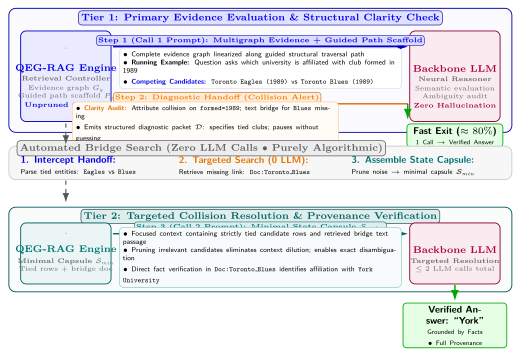

This chart was generated by the following Python code:
import subprocess

latex_content = r"""\documentclass[tikz,border=2mm]{standalone}
\usepackage{tikz}
\usetikzlibrary{arrows.meta,positioning,shapes.geometric,fit,backgrounds,calc}
\usepackage{lmodern}

\begin{document}
\begin{tikzpicture}[
  >=Latex,
  font=\sffamily\scriptsize,
  % Panels
  tier_panel/.style={draw=#1!65!black, fill=#1!2!white, rounded corners=5pt, line width=0.65pt},
  title_badge/.style={fill=#1!12, draw=#1!60!black, line width=0.45pt, rounded corners=2.5pt, font=\bfseries\scriptsize, text=#1!95!black, inner sep=2pt},
  % Actor cards
  actor_card/.style={draw=#1!75!black, fill=#1!8, rounded corners=4pt, line width=0.65pt, inner sep=2.5pt},
  % Message capsules
  packet_box/.style={draw=gray!30, fill=white, rounded corners=3pt, line width=0.45pt, inner sep=2.5pt},
  msg_label/.style={fill=#1!14, draw=#1!75!black, line width=0.4pt, rounded corners=2pt, inner sep=1.2pt, font=\bfseries\tiny, text=#1!95!black},
  % Exits
  exit_box/.style={draw=green!65!black, fill=green!10, rounded corners=2.5pt, line width=0.6pt, inner sep=2pt, align=center},
  % Arrows
  fwd_arrow/.style={->, line width=1.0pt, draw=blue!75!black},
  ret_arrow/.style={->, line width=1.0pt, draw=orange!85!black},
  succ_arrow/.style={->, line width=1.05pt, draw=green!65!black},
  step_arrow/.style={->, line width=0.8pt, draw=gray!65!black, dashed}
]

% ==========================================================
% ICON MACROS
% ==========================================================

% Brain Icon (x, y, scale, color)
\def\drawbrain#1#2#3#4{
  \begin{scope}[shift={(#1)}, scale=#3]
    % Left hemisphere
    \draw[fill=#4!18, draw=#4!85!black, line width=0.7pt]
      (0, 0.72) 
      .. controls (-0.35, 0.82) and (-0.72, 0.62) .. (-0.72, 0.28)
      .. controls (-0.92, 0.12) and (-0.92, -0.22) .. (-0.68, -0.34)
      .. controls (-0.76, -0.58) and (-0.52, -0.78) .. (-0.28, -0.68)
      .. controls (-0.18, -0.82) and (-0.05, -0.68) .. (0, -0.58)
      -- cycle;
    % Right hemisphere
    \draw[fill=#4!18, draw=#4!85!black, line width=0.7pt]
      (0, 0.72) 
      .. controls (0.35, 0.82) and (0.72, 0.62) .. (0.72, 0.28)
      .. controls (0.92, 0.12) and (0.92, -0.22) .. (0.68, -0.34)
      .. controls (0.76, -0.58) and (0.52, -0.78) .. (0.28, -0.68)
      .. controls (0.18, -0.82) and (0.05, -0.68) .. (0, -0.58)
      -- cycle;
    % Midline
    \draw[#4!85!black, line width=0.7pt] (0, 0.70) -- (0, -0.56);
    % Neural nodes & synapses (Left)
    \fill[#4!85!black] (-0.32, 0.36) circle (1.1pt);
    \fill[#4!85!black] (-0.50, 0.02) circle (1.1pt);
    \fill[#4!85!black] (-0.22, -0.12) circle (1.1pt);
    \fill[#4!85!black] (-0.38, -0.42) circle (1.1pt);
    \draw[#4!65!black, line width=0.4pt] (-0.32, 0.36) -- (-0.50, 0.02) -- (-0.22, -0.12) -- (-0.38, -0.42);
    \draw[#4!65!black, line width=0.4pt] (-0.32, 0.36) -- (-0.22, -0.12);
    % Neural nodes & synapses (Right)
    \fill[#4!85!black] (0.32, 0.36) circle (1.1pt);
    \fill[#4!85!black] (0.50, 0.02) circle (1.1pt);
    \fill[#4!85!black] (0.22, -0.12) circle (1.1pt);
    \fill[#4!85!black] (0.38, -0.42) circle (1.1pt);
    \draw[#4!65!black, line width=0.4pt] (0.32, 0.36) -- (0.50, 0.02) -- (0.22, -0.12) -- (0.38, -0.42);
    \draw[#4!65!black, line width=0.4pt] (0.32, 0.36) -- (0.22, -0.12);
    % Synaptic bridge
    \draw[#4!60!black, line width=0.4pt, dashed] (-0.22, -0.12) -- (0.22, -0.12);
  \end{scope}
}

% Graph/System Icon Macro (x, y, scale, color)
\def\drawkgicon#1#2#3#4{
  \begin{scope}[shift={(#1)}, scale=#3]
    \draw[fill=#4!18, draw=#4!85!black, rounded corners=2pt, line width=0.65pt] (-0.65,-0.55) rectangle (0.65,0.55);
    \fill[orange!90!black] (-0.35, 0.22) circle (1.4pt);
    \fill[blue!90!black] (0.35, 0.22) circle (1.4pt);
    \fill[green!80!black] (0, -0.28) circle (1.4pt);
    \draw[gray!75!black, line width=0.45pt] (-0.35, 0.22) -- (0.35, 0.22) -- (0, -0.28) -- cycle;
  \end{scope}
}

% ==========================================================
% GEOMETRY SETUP
% Total width: 12.8cm, Center: 6.4cm
% Actor 1 (Left): X = 1.45cm (width = 2.3cm)
% Actor 2 (Right): X = 11.35cm (width = 2.3cm)
% Center Interaction Area: X = 2.7cm to 10.1cm (width = 7.4cm)
% ==========================================================

% ==========================================================
% TIER 1 PANEL: INITIAL REASONING & CLARITY AUDIT
% Y Center: 3.3cm, Height: 3.15cm (Top: 4.875cm, Bottom: 1.725cm)
% ==========================================================
\node[tier_panel=blue, minimum width=12.8cm, minimum height=3.15cm] (p1) at (6.4, 3.3) {};
\node[title_badge=blue, anchor=north] at (6.4, 4.82) {Tier 1: Primary Evidence Evaluation \& Structural Clarity Check};

% Left Actor (QEG-RAG)
\node[actor_card=blue, minimum width=2.3cm, minimum height=2.3cm] (qeg1) at (1.45, 3.15) {};
\drawkgicon{1.45, 3.8}{0.55}{blue};
\node[font=\bfseries\scriptsize, text=blue!90!black] at (1.45, 3.35) {QEG-RAG Engine};
\node[font=\fontsize{4.8pt}{5.6pt}\selectfont, text=gray!80!black, align=center] at (1.45, 2.75) {
  \textbf{Retrieval Controller}\\[0.4mm]
  Evidence graph $G_q$\\
  Guided path scaffold $P_q$\\[0.4mm]
  \textcolor{blue!85!black}{\textbf{Unpruned Context}}
};

% Right Actor (LLM Reasoner with Brain Icon)
\node[actor_card=purple, minimum width=2.3cm, minimum height=2.3cm] (llm1) at (11.35, 3.15) {};
\drawbrain{11.35, 3.8}{0.55}{purple};
\node[font=\bfseries\scriptsize, text=purple!90!black] at (11.35, 3.35) {Backbone LLM};
\node[font=\fontsize{4.8pt}{5.6pt}\selectfont, text=gray!80!black, align=center] at (11.35, 2.75) {
  \textbf{Neural Reasoner}\\[0.4mm]
  Semantic evaluation\\
  Ambiguity audit\\[0.4mm]
  \textcolor{purple!85!black}{\textbf{Zero Hallucination}}
};

% --- Turn 1: Request Arrow (QEG-RAG -> LLM) ---
\draw[fwd_arrow] (2.65, 3.9) -- (10.15, 3.9);
\node[msg_label=blue, anchor=south] at (6.4, 3.92) {Step 1 (Call 1 Prompt): Multigraph Evidence + Guided Path Scaffold};

% Packet 1 (Turn 1 Data)
\node[packet_box, text width=7.0cm, align=left] at (6.4, 3.35) {
  {\fontsize{5.0pt}{5.9pt}\selectfont
  $\bullet$ Complete evidence graph linearized along guided structural traversal path\\
  $\bullet$ \textbf{Running Example:} Question asks which university is affiliated with club formed in 1989\\
  $\bullet$ \textcolor{blue!90!black}{\textbf{Competing Candidates:}} \texttt{Toronto Eagles (1989)} vs \texttt{Toronto Blues (1989)}}
};

% --- Turn 1: Diagnostic Handoff (Return Arrow to QEG-RAG) ---
\draw[ret_arrow] (10.15, 2.45) -- (2.65, 2.45);
\node[msg_label=orange, anchor=south] at (5.3, 2.47) {Step 2: Diagnostic Handoff (Collision Alert)};

% Fast Exit Badge on Right side
\draw[succ_arrow] (10.15, 2.45) -- (10.15, 2.05);
\node[exit_box, text width=2.3cm, anchor=north] at (11.35, 1.95) {
  \textbf{Fast Exit ($\approx 80\%$)}\\[-0.2mm]
  {\fontsize{4.6pt}{5.4pt}\selectfont 1 Call $\to$ Verified Answer}
};

% Packet 2 (Handoff Payload)
\node[packet_box, draw=orange!45, fill=orange!3, text width=6.6cm, align=left] at (5.0, 1.95) {
  {\fontsize{4.9pt}{5.8pt}\selectfont
  $\bullet$ \textcolor{orange!90!black}{\textbf{Clarity Audit:}} Attribute collision on \texttt{formed=1989}; text bridge for \texttt{Blues} missing\\
  $\bullet$ Emits structured diagnostic packet $\mathcal{D}$: specifies tied clubs; pauses without guessing}
};

% ==========================================================
% BRIDGE PHASE: ZERO-LLM TARGETED RETRIEVAL
% Y Center: 0.95cm, Height: 0.85cm
% ==========================================================
\node[tier_panel=gray, fill=gray!6, draw=gray!40, minimum width=12.8cm, minimum height=0.85cm] (p_mid) at (6.4, 0.95) {};
\node[title_badge=gray!80!black, anchor=west] at (0.2, 1.32) {Automated Bridge Search (Zero LLM Calls $\bullet$ Purely Algorithmic)};

\node[text width=12.2cm, align=left] at (6.4, 0.88) {
  \begin{minipage}{0.31\linewidth}
    \textcolor{blue!90!black}{\textbf{1. Intercept Handoff:}}\\
    {\fontsize{4.9pt}{5.7pt}\selectfont Parse tied entities: \texttt{Eagles} vs \texttt{Blues}}
  \end{minipage}
  \hfill
  \begin{minipage}{0.34\linewidth}
    \textcolor{orange!90!black}{\textbf{2. Targeted Search (0 LLM):}}\\
    {\fontsize{4.9pt}{5.7pt}\selectfont Retrieve missing link: \texttt{Doc:Toronto\_Blues}}
  \end{minipage}
  \hfill
  \begin{minipage}{0.31\linewidth}
    \textcolor{teal!90!black}{\textbf{3. Assemble State Capsule:}}\\
    {\fontsize{4.9pt}{5.7pt}\selectfont Prune noise $\to$ minimal capsule $\mathcal{S}_{\text{min}}$}
  \end{minipage}
};

% Vertical sequence connectors on QEG-RAG side
\draw[step_arrow] (1.45, 1.95) -- (1.45, 1.42);
\draw[step_arrow] (1.45, 0.5) -- (1.45, -0.05);

% ==========================================================
% TIER 2 PANEL: TARGETED RESOLUTION & GROUNDING
% Y Center: -1.25cm, Height: 2.15cm (Top: -0.175cm, Bottom: -2.325cm)
% ==========================================================
\node[tier_panel=teal, fill=teal!2!white, minimum width=12.8cm, minimum height=2.15cm] (p2) at (6.4, -1.25) {};
\node[title_badge=teal!80!black, anchor=north] at (6.4, -0.22) {Tier 2: Targeted Collision Resolution \& Provenance Verification};

% Left Actor (Tier 2 QEG-RAG)
\node[actor_card=teal, minimum width=2.3cm, minimum height=1.55cm] (qeg2) at (1.45, -1.35) {};
\drawkgicon{1.45, -0.9}{0.5}{teal};
\node[font=\bfseries\scriptsize, text=teal!90!black] at (1.45, -1.25) {QEG-RAG Engine};
\node[font=\fontsize{4.8pt}{5.6pt}\selectfont, text=gray!80!black, align=center] at (1.45, -1.65) {
  \textbf{Minimal Capsule $\mathcal{S}_{\text{min}}$}\\
  Tied rows + bridge doc
};

% Right Actor (Tier 2 LLM Reasoner with Brain Icon)
\node[actor_card=purple, minimum width=2.3cm, minimum height=1.55cm] (llm2) at (11.35, -1.35) {};
\drawbrain{11.35, -0.9}{0.5}{purple};
\node[font=\bfseries\scriptsize, text=purple!90!black] at (11.35, -1.25) {Backbone LLM};
\node[font=\fontsize{4.8pt}{5.6pt}\selectfont, text=gray!80!black, align=center] at (11.35, -1.65) {
  \textbf{Targeted Resolution}\\
  $\le 2$ LLM calls total
};

% --- Turn 2: Request Arrow (QEG-RAG -> LLM) ---
\draw[fwd_arrow, draw=teal!80!black] (2.65, -0.85) -- (10.15, -0.85);
\node[msg_label=teal, anchor=south] at (6.4, -0.83) {Step 3 (Call 2 Prompt): Minimal State Capsule $\mathcal{S}_{\text{min}}$};

% Packet 3 (Turn 2 Data)
\node[packet_box, draw=teal!45, fill=teal!3, text width=7.0cm, align=left] at (6.4, -1.45) {
  {\fontsize{5.0pt}{5.9pt}\selectfont
  $\bullet$ Focused context containing strictly tied candidate rows and retrieved bridge text passage\\
  $\bullet$ Pruning irrelevant candidates eliminates context dilution; enables exact disambiguation\\
  $\bullet$ Direct fact verification in \texttt{Doc:Toronto\_Blues} identifies affiliation with \texttt{York University}}
};

% --- Turn 2: Final Verified Resolution Arrow ---
\draw[succ_arrow] (11.35, -2.15) -- (11.35, -2.55);
\node[exit_box, text width=2.5cm, anchor=north] at (11.35, -2.6) {
  \textbf{Verified Answer: ``York''}\\[-0.2mm]
  {\fontsize{4.6pt}{5.4pt}\selectfont Grounded by Facts $\bullet$ Full Provenance}
};

\end{tikzpicture}
\end{document}
"""

with open("/workspace/kiennt/online-kg-rag/paper_v2/figures/generate_fig3_compact.tex", "w") as f:
    f.write(latex_content)

cmd = "pdflatex -interaction=nonstopmode generate_fig3_compact.tex && pdftoppm -png -r 150 generate_fig3_compact.pdf fig3_compact_out"
res = subprocess.run(cmd, shell=True, cwd="/workspace/kiennt/online-kg-rag/paper_v2/figures", capture_output=True, text=True)
print("Return code:", res.returncode)
